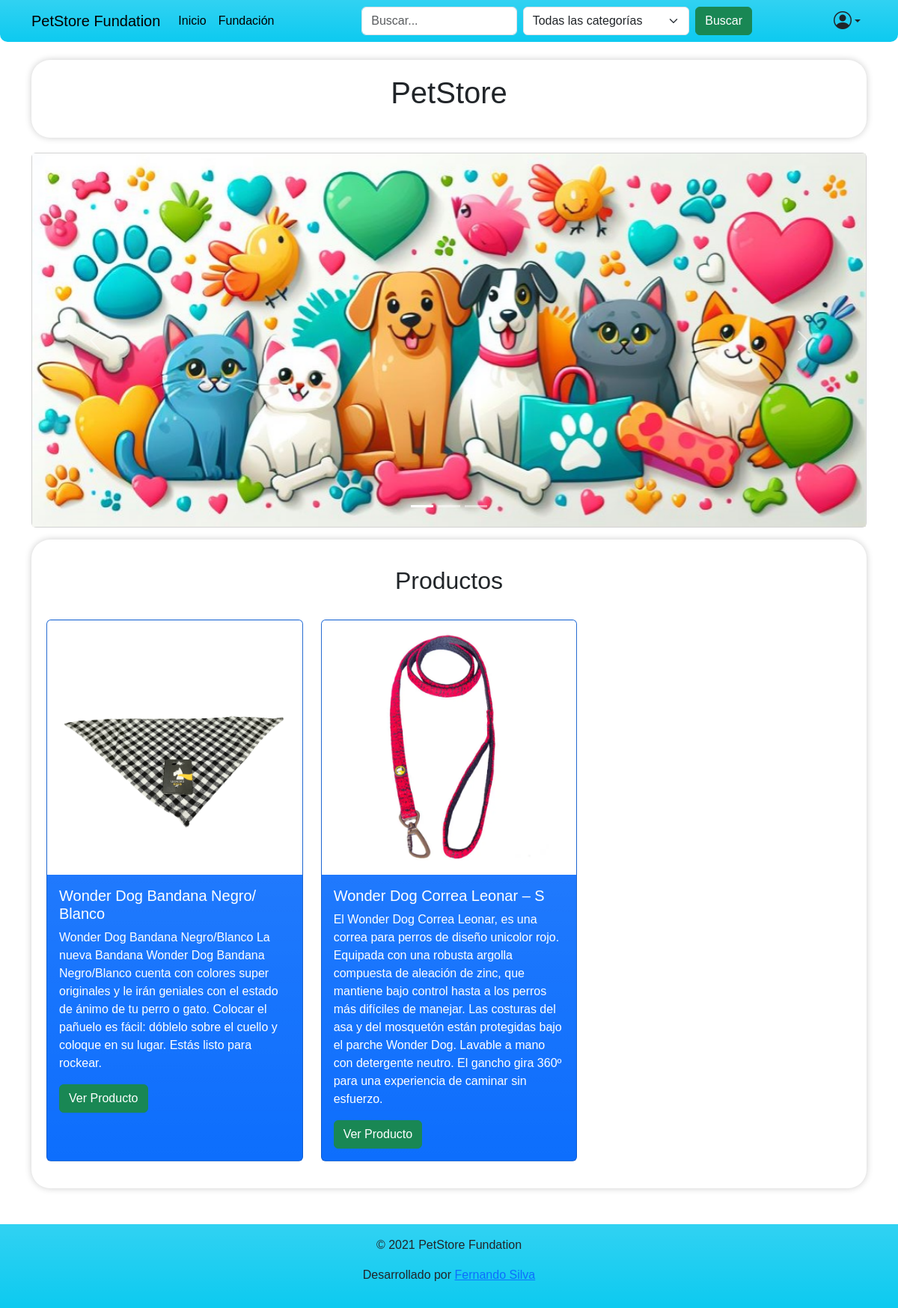
The page / on the database its author committed.
### Core/models.py (models this page shows, shortened)
class Producto(models.Model):
    nombre = models.CharField(max_length=200)
    imagen = models.ImageField(upload_to='productos', null=True, blank=True, default='productos/default.jpg')
    descripcion = models.TextField(null=True, blank=True)
    animal = models.ForeignKey(SubCategoria, on_delete=models.CASCADE, related_name='productos')
    precio_normal = models.IntegerField(default=0)
    promocion = models.BooleanField(default=False)
    descuento = models.IntegerField(default=0)
    stock = models.IntegerField(default=0)
    categoria = models.ForeignKey(Categoria, on_delete=models.CASCADE, related_name='productos')

### Core/views.py (the view)
# urls.py: path('', views.inicio, name='inicio'), # Se define la URL para la vista de inicio.
def inicio(request):
    categorias = Categoria.objects.all() # Se obtienen todas las categorías.
    subcategoria = SubCategoria.objects.all() # Se obtienen todas las subcategorías.
    productos = Producto.objects.all() # Se obtienen todos los productos.
    carrito = Carrito.objects.all() # Se obtienen todos los carritos.
    perfil = request.session.get('perfil') # Se obtiene el perfil del usuario.
    context = {
        'categorias': categorias, # Se envían las categorías al contexto.
        'subcategoria': subcategoria, # Se envían las subcategorías al contexto.
        'productos': productos, # Se envían los productos al contexto.
        'carrito': carrito, # Se envían los carritos al contexto.
        'perfil': perfil # Se envía el perfil al contexto.
    }
    return render(request,'store/index.html', context) # Se renderiza la página de inicio con el contexto.

### Core/templates/store/index.html (shortened to what this page needs)
{% extends "base.html" %}
{% load static %}
{% block contenido %}
<div class="container">
  <section class="banner">
    <div class="mb-3">
      <h1 class="card-title text-center">PetStore</h1>
    </div>
  </section>
  <div class="card text-white">
    <div id="carouselExampleIndicators" class="carousel slide">
      <div class="carousel-indicators">
        <button type="button" data-bs-target="#carouselExampleIndicators" data-bs-slide-to="0" class="active"
          aria-current="true" aria-label="Slide 1"></button>
        <button type="button" data-bs-target="#carouselExampleIndicators" data-bs-slide-to="1"
          aria-label="Slide 2"></button>
        <button type="button" data-bs-target="#carouselExampleIndicators" data-bs-slide-to="2"
          aria-label="Slide 3"></button>
      </div>
      <div class="carousel-inner">
        <div class="carousel-item active">
          <img src="{% static 'img/banner.jpg' %}" class="d-block w-100" alt="...">
        </div>
      </div>
      <button class="carousel-control-prev" type="button" data-bs-target="#carouselExampleIndicators"
        data-bs-slide="prev">
        <span class="carousel-control-prev-icon" aria-hidden="true"></span>
      </button>
      <button class="carousel-control-next" type="button" data-bs-target="#carouselExampleIndicators"
        data-bs-slide="next">
        <span class="carousel-control-next-icon" aria-hidden="true"></span>
      </button>
    </div>
  </div>
  <section class="productos mt-3 ">
    <h2 class="text-center mb-3 mt-3">Productos</h2>
    <div class="row">
      {% for producto in productos %}
<div class="col-md-4 mt-3 mb-3">
    <div class="card bg-primary bg-gradient text-white h-100">
        <img src="{{ producto.imagen.url }}" class="card-img-top" alt="{{ producto.nombre }}">
        <div class="card-body">
            <h5 class="card-title">{{ producto.nombre }}</h5>
            <p class="card-text">{{ producto.descripcion }}</p>
            <a href="{% url 'detalle_producto' producto.id %}" class="btn btn-success">Ver Producto</a>
        </div>
    </div>
</div>
{% endfor %}
    </div>
  </section>
</div>
{% endblock %}

### Core/static/css/styles.css (style rules this page uses)
body { font-family: 'Arial', sans-serif; }
section { box-shadow: 0 0 10px rgba(0, 0, 0, 0.2); border-radius: 25px; padding: 20px; margin-bottom: 20px; }

### rows shown on the page
Producto: imagen (picture), nombre "Wonder Dog Bandana Negro/ Blanco", descripcion "Wonder Dog Bandana Negro/Blanco La nueva Bandana Wonder Dog Bandana Negro/Blanco cuenta con colores super originales y le irán geniales con el estado de ánimo de tu perro o gato. Colocar el pañuelo es fácil: dóblelo sobre el cuello y coloque en su lugar. Estás listo para rockear."
Producto: imagen (picture), nombre "Wonder Dog Correa Leonar – S", descripcion "El Wonder Dog Correa Leonar, es una correa para perros de diseño unicolor rojo. Equipada con una robusta argolla compuesta de aleación de zinc, que mantiene bajo control hasta a los perros más difíciles de manejar. Las costuras del asa y del mosquetón están protegidas bajo el parche Wonder Dog. Lavable a mano con detergente neutro. El gancho gira 360º para una experiencia de caminar sin esfuerzo."
